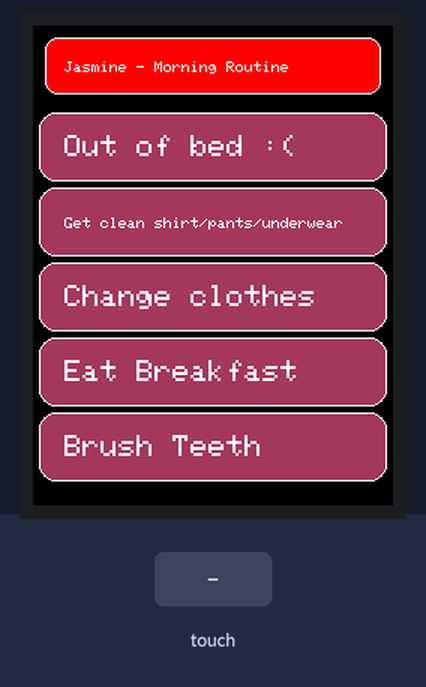
The sketch below on a simulated Arduino Uno, built with avr-gcc and run on an emulated ATmega328P. Shown: 240×320 colour display. Inputs (shaded band) come from the test bench.

Above: at 1.5 s.
1.6 s: touch panel pressed at 13 % / 30 % of its raw x / y range
At 2.2 s:
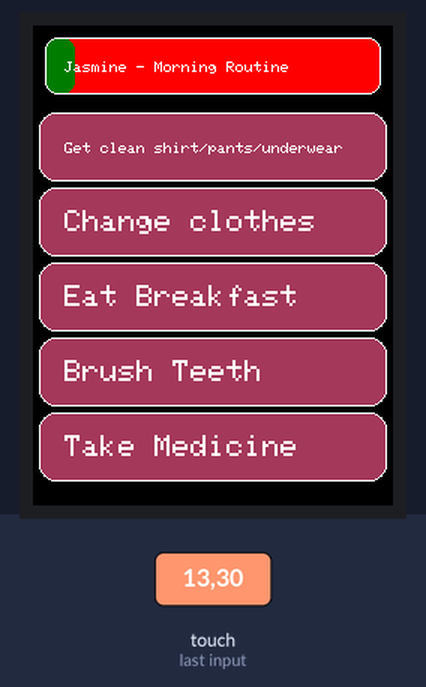
3.3 s: touch panel pressed at 38 % / 30 % of its raw x / y range
At 4.0 s:
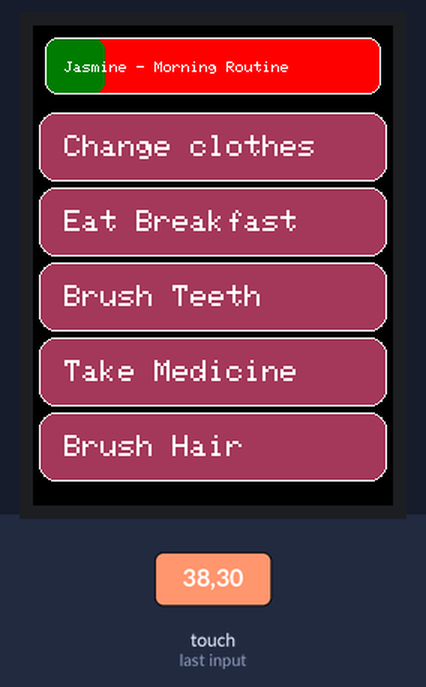
5.0 s: touch panel pressed at 62 % / 30 % of its raw x / y range
At 5.9 s:
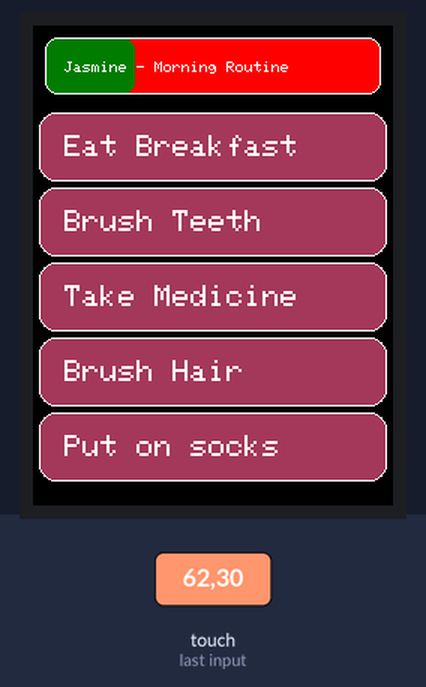
6.7 s: touch panel pressed at 87 % / 30 % of its raw x / y range
At 7.2 s:
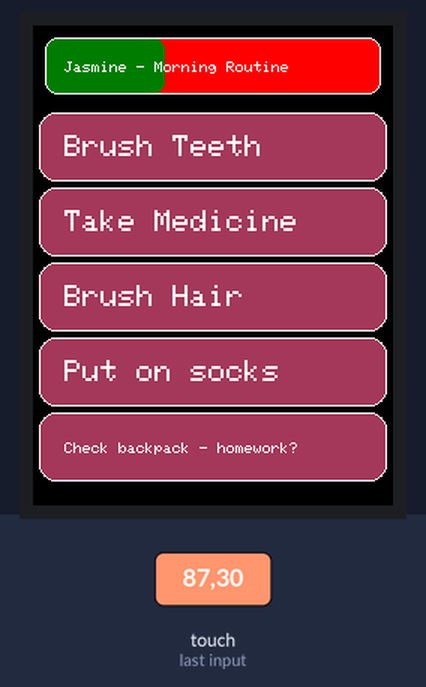
8.4 s: touch panel pressed at 13 % / 50 % of its raw x / y range
At 9.6 s:
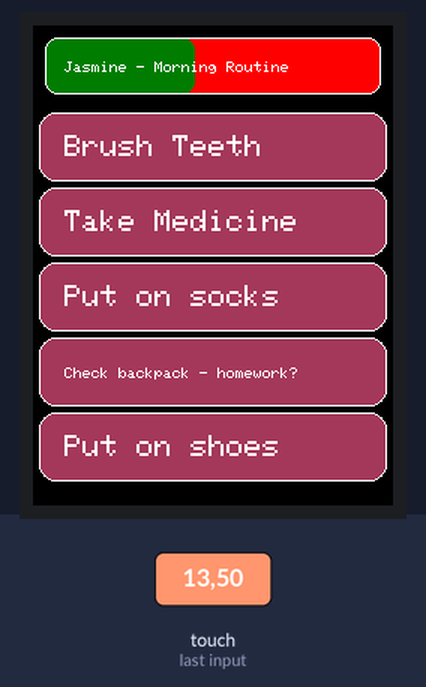
10.1 s: touch panel pressed at 38 % / 50 % of its raw x / y range
At 11.1 s:
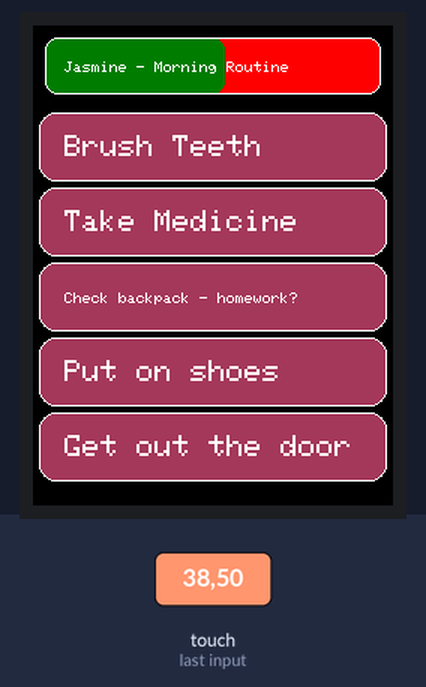
Timing chart, 0 to 12.8 s (numbered marks = the images above; inputs shaded):
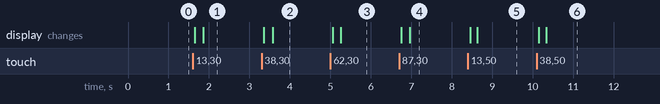

The sketch:

brillo.ino
```cpp
#include <Elegoo_GFX.h>    // Core graphics library
#include <Elegoo_TFTLCD.h> // Hardware-specific library
#include <TouchScreen.h>

// define pins
Elegoo_TFTLCD tft(A3, A2, A1, A0, A4);
TouchScreen ts = TouchScreen(8, A3, A2, 9, 300);

//dimensions
#define TS_MINX 120
#define TS_MAXX 900
#define TS_MINY 70
#define TS_MAXY 920

//colors
#define	BLACK   0x0000
#define	RED     0xF800
#define	GREEN   0x03E0
#define WHITE   0xFFFF

/*  Generate hex gradients, convert them to rgb565 codes
    http://www.perbang.dk/rgbgradient/
    http://www.rinkydinkelectronics.com/calc_rgb565.php */

//  "Moderate Raspberry" -> "Very Dark Purple"
uint16_t gradient[8] = {0xA1CB, 0x91AC, 0x798C, 0x694B, 0x592A, 0x40E8, 0x28A6, 0x1863};

//  initialize buttons
Elegoo_GFX_Button listButtons[6];

//  make these the same size, original list is kept. Title should be =< 16 chars
//  TODO: use this as MAX_SIZE instead, then reject the list if it's larger
const int LIST_SIZE = 12;
char listOriginal[LIST_SIZE][32] = {"Jasmine - Morning Routine", "Out of bed :(", "Get clean shirt/pants/underwear", "Change clothes",
                                    "Eat Breakfast", "Brush Teeth", "Take Medicine", "Brush Hair", "Put on socks",
                                    "Check backpack - homework?", "Put on shoes", "Get out the door"};
char listButtonLabels[LIST_SIZE][32];

uint8_t buttonPressed = 1;
uint8_t pressDuration;

uint8_t discreteDuration;
uint8_t prevDiscreteDuration;

#define GRADIENT_SIZE (sizeof(gradient)/sizeof(gradient[0]))

#define BUTTON_X 120  //  why does this need such a big offset?
#define BUTTON_Y 31   //  why does this need such a big offset? rotation?
#define BUTTON_W 232
#define BUTTON_H 46
#define BUTTON_SPACING_X 4
#define BUTTON_SPACING_Y 4
#define BUTTON_TEXTSIZE 0 // obsolete

/******
  Functions
******/


void initButton(uint8_t row, uint16_t outlineColor, uint16_t fillColor, uint16_t textColor, char text[32]) {

  //  draw buttons black when at the end of the list
  if (listButtonLabels[row][0] == NULL) {
    outlineColor = BLACK;
    fillColor = BLACK;
    textColor = BLACK;
  }
  //  define a button
  listButtons[row].initButton(&tft, BUTTON_X, BUTTON_Y + row * (BUTTON_H + BUTTON_SPACING_Y),
                              BUTTON_W, BUTTON_H, outlineColor, fillColor, textColor, " ", BUTTON_TEXTSIZE);
}

void drawText(uint8_t button = 0, uint16_t color = WHITE) {
  // set text to size 1 if length > 16, re-center
  if (strlen(listButtonLabels[button]) > 16) {
    if (button == 0) {
      tft.setCursor(21, 24);
    } else {
      tft.setCursor(21, button * (BUTTON_SPACING_Y + BUTTON_H) + 28);
    }
    tft.setTextSize(1);
    tft.setTextColor(color);
  } else {
    tft.setCursor(21, button * (BUTTON_SPACING_Y + BUTTON_H) + 23);
    tft.setTextSize(2);
  }
  tft.setTextColor(color);
  tft.print(listButtonLabels[button]);
}

void progressBar() {
  // determine progress as number of list items whose first char is null
  uint8_t progress = 0;
  for (uint8_t i = 0; i < LIST_SIZE; i++) {
    if (listButtonLabels[i][0] == NULL) {
      progress++;
    }
  }
  if (progress == 0) {
    tft.fillRoundRect(8, 8, 224, 38, 8, RED);
    tft.drawRoundRect(8, 8, 224, 38, 8, WHITE);
    drawText();
  } else {
    tft.fillRoundRect(8, 8, 224, 38, 8, RED);
    // not sure why this doesn't quite fill when progress = LIST_SIZE
    // just bumped up the offset from 224 > 244 to compensate
    tft.fillRoundRect(8, 8, progress * (244 / LIST_SIZE), 38, 8, GREEN);
    tft.drawRoundRect(8, 8, 224, 38, 8, WHITE);
    drawText();
  }
}

void refreshButtons(uint8_t button = 1, bool reinitialize = 0, bool multi = 0) {
  // refresh the button and all buttons after
  if (multi) {
    for (uint8_t i = button; i < 6; i++) {
      if (reinitialize) {
        initButton(i, WHITE, gradient[0], WHITE, " ");
      }
      // skip item 0, that's the list title
      if (i > 0) {
        listButtons[i].drawButton();
      }
      drawText(i);
    }
  } else {
    // refresh a single button
    if (reinitialize) {
      initButton(button, WHITE, gradient[0], WHITE, " ");
    }
    if (button > 0) {
      listButtons[button].drawButton();
    }
    drawText(button);
  }
}


void removeItem(char list[LIST_SIZE][32], int n) {
  // 'remove' items by setting their first chars to null, which won't initialize buttons or text
  for (int i = n; i < LIST_SIZE; i++) {
    if (i == LIST_SIZE - 1) {
      list[i][0] = NULL;
    } else {
      for (int j = 0; j < 32; j++) {
        list[i][j] = list[i + 1][j];
      }
    }
  }
  // check the progress
  progressBar();
}


/******
  Initial Setup
******/

void setup(void) {
  Serial.begin(115200);
  tft.reset();
  tft.begin(0x9341);
  tft.setRotation(2);
  tft.fillScreen(BLACK);

  // copy list from original to initialize it
  for (uint8_t i = 0; i < LIST_SIZE; i++) {
    for (uint8_t j = 0; j < 32; j++) {
      listButtonLabels[i][j] = listOriginal[i][j];
    }
  }
  // initialize the progress bar
  progressBar();

  // initialize all buttons
  refreshButtons(1, 1, 1);
}


/******
  Continuous loop
******/

void loop(void) {
  // global delay to reduce input/graphical jitter
//  delay(40);

  // capture touchscreen status
  digitalWrite(13, HIGH);
  TSPoint p = ts.getPoint();
  digitalWrite(13, LOW);
  pinMode(A2, OUTPUT);
  pinMode(A3, OUTPUT);

  if (listButtonLabels[1][0] == NULL) {
    //all done - victory screen & reset
    tft.fillScreen(WHITE);
    setup();
  }

  if (p.z > 100 && p.z < 1000) {
    // if the z value (pressure) of the touchscreen is between 100 (high) and 1000 (low)
    // map to calibration values & resolution
    p.x = map(p.x, TS_MINX, TS_MAXX, tft.width(), 0);
    p.y = (tft.height() - map(p.y, TS_MINY, TS_MAXY, tft.height(), 0));

    if (buttonPressed > 0  && prevDiscreteDuration != discreteDuration) {
        refreshButtons(buttonPressed);
    }
  } else {

    if (listButtons[buttonPressed].justReleased()) {
      // reinitialize just-released button
      // TODO: take into account moving from one button to another (buttonPressed != buttonPressedLast?)
      refreshButtons(buttonPressed, 1);
      buttonPressed = 0;
    } else {
      pressDuration = 0;
    }
  }

  prevDiscreteDuration = discreteDuration;
  discreteDuration = map(pressDuration, 0, 8, 0, GRADIENT_SIZE);

  // if held for the specified duration
  if (discreteDuration > 8) {
    // item falls off list
    removeItem(listButtonLabels, buttonPressed);
    refreshButtons(buttonPressed, 1, 1);
    discreteDuration = 0;
    pressDuration = 0;
  } else if (discreteDuration > 1) {
    // otherwise increase its position on the gradient
    initButton(buttonPressed, WHITE, gradient[discreteDuration - 1], WHITE, " ");
  }

  // determine whether a button is pressed or not using contains
  // TODO: since buttons are static, look into doing this manually since the contains function is inaccurate
  for (uint8_t row = 0; row < 6; row++) {
    if (listButtons[row].contains(p.x, p.y)) {
      listButtons[row].press(true);
      if (buttonPressed != row) {
        buttonPressed = row;
        pressDuration = 0;
      } else {
        pressDuration++;
      }
    } else {
      listButtons[row].press(false);
    }
  }
}
```

Measured:
- after the input at 1.6 s, the display: first changes after 0.05 s (image 1 shows a later state)
- after the input at 3.3 s, the display: first changes after 0.06 s (image 2 shows a later state)
- after the input at 5.0 s, the display: first changes after 0.05 s (image 3 shows a later state)
- after the input at 6.7 s, the display: first changes after 0.05 s (image 4 shows a later state)
- after the input at 8.4 s, the display: first changes after 0.05 s (image 5 shows a later state)
- after the input at 10.1 s, the display: first changes after 0.05 s (image 6 shows a later state)
